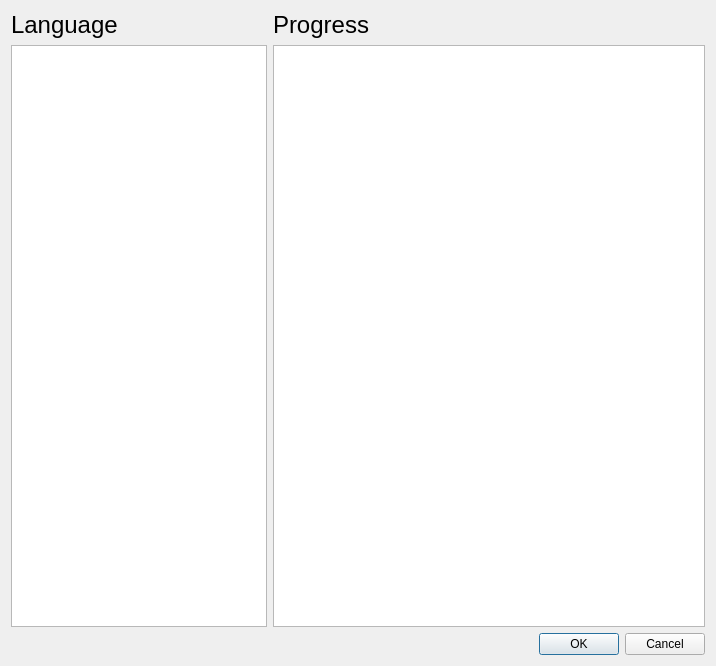
<?xml version="1.0" encoding="UTF-8"?>
<ui version="4.0">
 <class>ProgressDialog</class>
 <widget class="QDialog" name="ProgressDialog">
  <property name="geometry">
   <rect>
    <x>0</x>
    <y>0</y>
    <width>716</width>
    <height>666</height>
   </rect>
  </property>
  <property name="windowTitle">
   <string>Dialog</string>
  </property>
  <layout class="QGridLayout" name="gridLayout">
   <item row="0" column="0">
    <widget class="QLabel" name="language_label">
     <property name="font">
      <font>
       <pointsize>18</pointsize>
      </font>
     </property>
     <property name="text">
      <string>Language</string>
     </property>
    </widget>
   </item>
   <item row="0" column="1">
    <widget class="QLabel" name="progress_label">
     <property name="font">
      <font>
       <pointsize>18</pointsize>
      </font>
     </property>
     <property name="text">
      <string>Progress</string>
     </property>
    </widget>
   </item>
   <item row="2" column="1">
    <widget class="QDialogButtonBox" name="buttonBox">
     <property name="orientation">
      <enum>Qt::Horizontal</enum>
     </property>
     <property name="standardButtons">
      <set>QDialogButtonBox::Cancel|QDialogButtonBox::Ok</set>
     </property>
    </widget>
   </item>
   <item row="1" column="1">
    <widget class="QTreeView" name="progress_tree">
     <property name="sizePolicy">
      <sizepolicy hsizetype="Expanding" vsizetype="Expanding">
       <horstretch>1</horstretch>
       <verstretch>0</verstretch>
      </sizepolicy>
     </property>
     <property name="sizeIncrement">
      <size>
       <width>0</width>
       <height>0</height>
      </size>
     </property>
    </widget>
   </item>
   <item row="1" column="0">
    <widget class="QListWidget" name="language_list">
     <property name="sizePolicy">
      <sizepolicy hsizetype="Expanding" vsizetype="Expanding">
       <horstretch>0</horstretch>
       <verstretch>0</verstretch>
      </sizepolicy>
     </property>
    </widget>
   </item>
  </layout>
 </widget>
 <resources/>
 <connections>
  <connection>
   <sender>buttonBox</sender>
   <signal>accepted()</signal>
   <receiver>ProgressDialog</receiver>
   <slot>accept()</slot>
   <hints>
    <hint type="sourcelabel">
     <x>248</x>
     <y>254</y>
    </hint>
    <hint type="destinationlabel">
     <x>157</x>
     <y>274</y>
    </hint>
   </hints>
  </connection>
  <connection>
   <sender>buttonBox</sender>
   <signal>rejected()</signal>
   <receiver>ProgressDialog</receiver>
   <slot>reject()</slot>
   <hints>
    <hint type="sourcelabel">
     <x>316</x>
     <y>260</y>
    </hint>
    <hint type="destinationlabel">
     <x>286</x>
     <y>274</y>
    </hint>
   </hints>
  </connection>
 </connections>
</ui>
